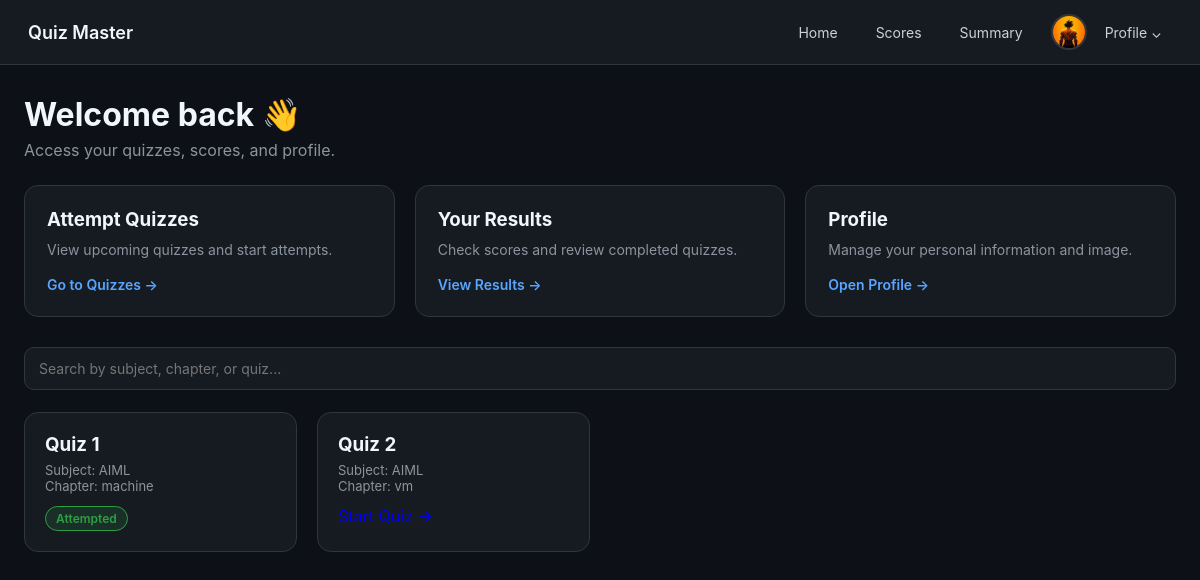
Page /user/dashboard (signed in) on the earlier database version.
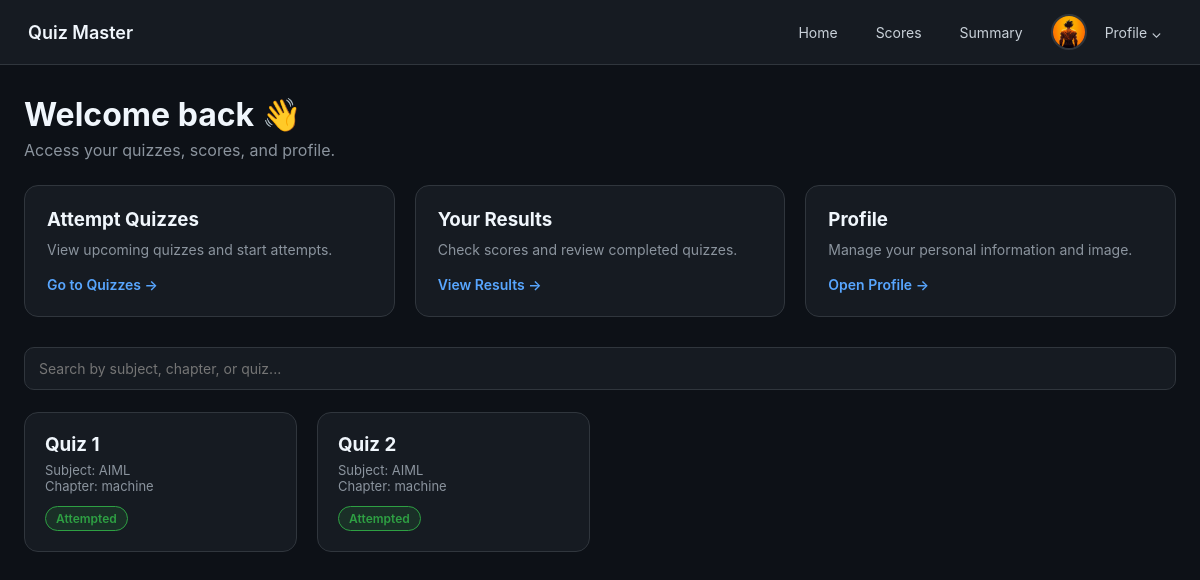
Same page on the later database version.
### controller/models.py (models this page shows)
class Quiz(db.Model):
    __tablename__ = "quiz"
    quiz_id = db.Column(db.Integer, primary_key=True)
    chapter_id = db.Column(
        db.Integer,
        db.ForeignKey("chapter.chapter_id"),
        nullable=False
    )
    scheduled_date = db.Column(db.DateTime, nullable=False)
    duration = db.Column(db.Integer, nullable=False)  # minutes
    status = db.Column(db.String(20), default="active")
    questions = db.relationship(
        "Question",
        backref="quiz",
        cascade="all, delete-orphan"
    )
    attempts = db.relationship(
        "QuizAttempt",
        backref="quiz",
        cascade="all, delete-orphan"
    )

class Subject(db.Model):
    __tablename__ = "subject"
    subject_id = db.Column(db.Integer, primary_key=True)
    name = db.Column(db.String(100), unique=True, nullable=False)
    description = db.Column(db.Text)
    created_at = db.Column(db.DateTime, default=datetime.utcnow)
    chapters = db.relationship(
        "Chapter",
        backref="subject",
        cascade="all, delete-orphan"
    )

class Chapter(db.Model):
    __tablename__ = "chapter"
    chapter_id = db.Column(db.Integer, primary_key=True)
    subject_id = db.Column(
        db.Integer,
        db.ForeignKey("subject.subject_id"),
        nullable=False
    )
    name = db.Column(db.String(100), nullable=False)
    description = db.Column(db.Text)
    quizzes = db.relationship(
        "Quiz",
        backref="chapter",
        cascade="all, delete-orphan"
    )

### main.py (the view)
@app.route("/user/dashboard")
@login_required
@role_required("user")
def user_dashboard():
    quizzes = Quiz.query.all()
    return render_template(
        "user/dashboard.html",
        user=User.query.get(session["user_id"]),
        quizzes=quizzes,
        has_attempted=has_attempted
    )

### main.py (called while the page is built)
def has_attempted(user_id, quiz_id):
    return QuizAttempt.query.filter_by(
        user_id=user_id,
        quiz_id=quiz_id,
        submitted=True
    ).first() is not None

def login_required(f):
    @wraps(f)
    def wrapper(*args, **kwargs):
        if "user_id" not in session:
            flash("Please login first")
            return redirect(url_for("login"))
        return f(*args, **kwargs)
    return wrapper

def role_required(required_role):
    def decorator(f):
        @wraps(f)
        def wrapper(*args, **kwargs):
            if session.get("role") != required_role:
                flash("Unauthorized access")
                return redirect(url_for("login"))
            return f(*args, **kwargs)
        return wrapper
    return decorator

### templates/USER/dashboard.html (shortened to what this page needs)
<!DOCTYPE html>
<html lang="en">
<head>
</head>
<body>
<nav class="navbar">
    <div class="brand">Quiz Master</div>
    <div class="nav-links">
        <a class="nav-link" href="{{ url_for('user_dashboard') }}">Home</a>
        <a class="nav-link" href="{{ url_for('user_quizzes') }}">Scores</a>
        <a class="nav-link" href="{{ url_for('user_summary') }}">Summary</a>
        <div class="profile-wrap" onclick="toggleMenu()">
            <img src="{{ user.profile_image if user.profile_image else url_for('static', filename='default_avatar.png') }}"
                 class="profile-avatar">
            <span class="nav-link">Profile ⌄</span>
        </div>
    </div>
</nav>
<div class="container">
    <h1>Welcome back 👋</h1>
    <p>Access your quizzes, scores, and profile.</p>
    <div class="card-grid">
        <div class="card">
            <h3>Attempt Quizzes</h3>
            <p>View upcoming quizzes and start attempts.</p>
            <a href="{{ url_for('user_quizzes') }}">Go to Quizzes →</a>
        </div>
        <div class="card">
            <h3>Your Results</h3>
            <p>Check scores and review completed quizzes.</p>
            <a href="{{ url_for('user_dashboard') }}">View Results →</a>
        </div>
        <div class="card">
            <h3>Profile</h3>
            <p>Manage your personal information and image.</p>
            <a href="{{ url_for('user_profile') }}">Open Profile →</a>
        </div>
    </div>
    <div class="search-bar">
        <input id="searchInput" placeholder="Search by subject, chapter, or quiz...">
    </div>
    <div class="quiz-grid" id="quizGrid">
        {% for quiz in quizzes %}
        {% set attempted = has_attempted(user.user_id, quiz.quiz_id) %}
        <div class="quiz-card"
             data-search="{{ quiz.quiz_id }} {{ quiz.chapter.name }} {{ quiz.chapter.subject.name }}">
            <h3>Quiz {{ quiz.quiz_id }}</h3>
            <p>
                Subject: {{ quiz.chapter.subject.name }}<br>
                Chapter: {{ quiz.chapter.name }}
            </p>
            <div class="quiz-footer">
                {% if attempted %}
                    <span class="badge badge-attempted">Attempted</span>
                {% else %}
                    <a href="{{ url_for('start_quiz', quiz_id=quiz.quiz_id) }}">
                    </a>
                {% endif %}
            </div>
        </div>
        {% endfor %}
    </div>
</div>
</body>
</html>

### templates/USER/dashboard.html (style rules this page uses)
:root { --bg:#0d1117; --panel:#161b22; --border:#30363d; --text:#c9d1d9; --muted:#8b949e; --white:#f0f6fc; --accent:#58a6ff; --success:#2ea043; }
* { margin:0; padding:0; box-sizing:border-box; font-family:-apple-system,BlinkMacSystemFont,"Segoe UI",Arial; }
body { background:var(--bg); color:var(--text); min-height:100vh; }
.navbar { display:flex; justify-content:space-between; align-items:center; padding:14px 28px; background:var(--panel); border-bottom:1px solid var(--border); }
.brand { font-size:18px; font-weight:600; color:var(--white); }
.nav-links { display:flex; gap:18px; align-items:center; }
.nav-link { color:var(--text); text-decoration:none; font-size:14px; padding:6px 10px; border-radius:6px; }
.profile-wrap { display:flex; align-items:center; gap:8px; cursor:pointer; position:relative; }
.profile-avatar { width:36px; height:36px; border-radius:50%; object-fit:cover; border:2px solid var(--border); }
.container { max-width:1200px; margin:30px auto; padding:0 24px; }
.container h1 { color:var(--white); }
.container p { margin-top:6px; color:var(--muted); }
.card-grid { display:grid; grid-template-columns:repeat(auto-fit,minmax(220px,1fr)); gap:20px; margin:25px 0 30px; }
.card { background:var(--panel); border:1px solid var(--border); border-radius:14px; padding:22px; }
.card h3 { color:var(--white); margin-bottom:10px; }
.card p { font-size:14px; margin-bottom:16px; }
.card a { color:var(--accent); text-decoration:none; font-size:14px; font-weight:600; }
.search-bar { margin-bottom:22px; }
.search-bar input { width:100%; background:var(--panel); border:1px solid var(--border); color:var(--text); padding:12px 14px; border-radius:10px; font-size:14px; }
.quiz-grid { display:grid; grid-template-columns:repeat(auto-fill,minmax(260px,1fr)); gap:20px; }
.quiz-card { background:var(--panel); border:1px solid var(--border); border-radius:14px; padding:20px; }
.quiz-card h3 { color:var(--white); margin-bottom:6px; }
.quiz-card p { font-size:13px; color:var(--muted); margin-bottom:12px; }
.quiz-footer { display:flex; justify-content:space-between; align-items:center; }
.badge { padding:4px 10px; font-size:12px; border-radius:999px; font-weight:600; }
.badge-attempted { background:rgba(46,160,67,.15); color:var(--success); border:1px solid var(--success); }

Differences in the rows shown:
changed Quiz id 2: chapter.name "vm" → "machine"; now shows "Attempted"
